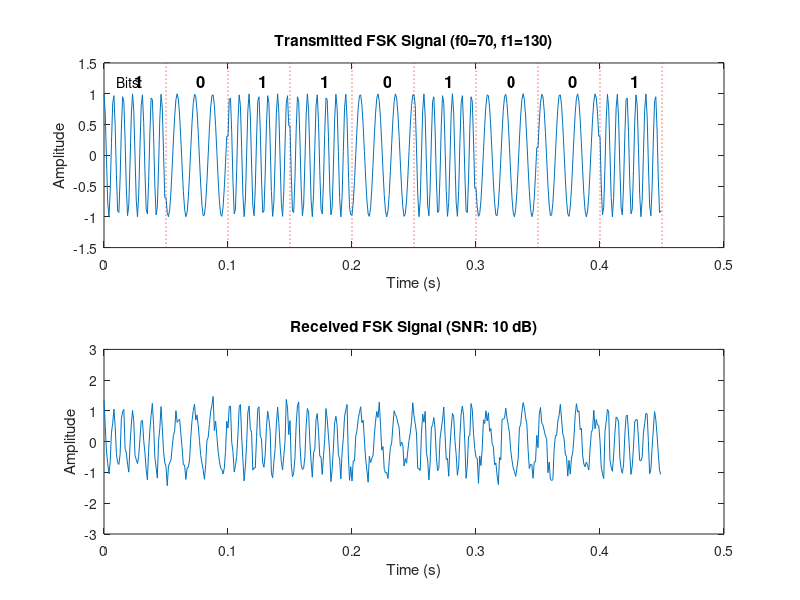

Reproduce this figure in MATLAB.
% lab20_ex_fsk.m
% This script is for Exercise 20.16: Frequency Shift Keying (FSK)
% It demonstrates the core concept of FSK by changing the
% *rate of phase change* to encode bits.

clear all; close all;

% =====================================================================
% 1. Parameters
% =====================================================================
fprintf('Setting up FSK parameters...\n');

bits_in = [1, 0, 1, 1, 0, 1, 0, 0, 1]; % Bitstream to transmit
K = 50; % Samples per symbol (per bit)
fs = 1000; % Sampling frequency (Hz)

f_carrier = 100; % A central carrier frequency (Hz)
f_dev = 30;      % Frequency deviation (Hz)

% Define the two frequencies for '0' and '1'
f0 = f_carrier - f_dev; % Frequency for bit '0'
f1 = f_carrier + f_dev; % Frequency for bit '1'

fprintf('Bitstream: %s\n', num2str(bits_in));
fprintf('Samples per bit (K): %d\n', K);
fprintf('Frequency for 0: %.0f Hz\n', f0);
fprintf('Frequency for 1: %.0f Hz\n', f1);

% =====================================================================
% 2. FSK Modulator (Transmitter)
% =====================================================================
fprintf('Modulating...\n');

% Create the signal, one bit at a time
signal_out = [];
current_phase = 0; % We must maintain phase continuity

% Normalized angular frequencies
w0 = 2 * pi * f0 / fs;
w1 = 2 * pi * f1 / fs;

for bit = bits_in
    % Create time vector for this one symbol
    t = (0:K-1)';
    
    if bit == 0
        % Bit '0': Use frequency w0
        % Phase = w0*t + previous_phase
        symbol_phase = w0 * t + current_phase;
    else
        % Bit '1': Use frequency w1
        % Phase = w1*t + previous_phase
        symbol_phase = w1 * t + current_phase;
    end
    
    % Generate the cosine for this symbol
    symbol = cos(symbol_phase);
    
    % Add to our signal
    signal_out = [signal_out; symbol];
    
    % Store the *last* phase to ensure continuity
    current_phase = symbol_phase(end);
end

% --- Add noise (like in our other exercises) ---
SNR_dB = 10;
s_power = mean(abs(signal_out).^2);
noise_power = s_power / (10^(SNR_dB/10));
noise = sqrt(noise_power) * randn(size(signal_out));
signal_in = signal_out + noise;


% =====================================================================
% 3. FSK Demodulator (Receiver) - Simple (non-coherent)
% =====================================================================
% This is a simple (and not very robust) way to decode.
% We will use two bandpass filters, one centered at f0 and one at f1.
% Whichever filter has more energy, that's our bit.
fprintf('Demodulating...\n');

% Design filters
bp_0 = fir1(100, [f0-10, f0+10]/(fs/2), 'bandpass');
bp_1 = fir1(100, [f1-10, f1+10]/(fs/2), 'bandpass');

% Reshape received signal into a matrix (one symbol per column)
% We have to ignore the filter delay, so this is imperfect.
num_bits = length(bits_in);
signal_matrix = reshape(signal_in(1:num_bits*K), K, num_bits);

bits_out = [];
for i = 1:num_bits
    symbol = signal_matrix(:, i);
    
    % Filter the symbol with both filters
    energy_0 = sum(abs(filter(bp_0, 1, symbol)).^2);
    energy_1 = sum(abs(filter(bp_1, 1, symbol)).^2);
    
    % Make a decision
    if energy_1 > energy_0
        bits_out(i) = 1;
    else
        bits_out(i) = 0;
    end
end


% =====================================================================
% 4. Verification
% =====================================================================

% --- Plot modulated signal ---
figure;
subplot(2,1,1);
t_total = (0:length(signal_out)-1) / fs;
plot(t_total, signal_out);
hold on;
% Add bit boundaries
for i = 1:length(bits_in)
    plot([i*K/fs, i*K/fs], [-1.5 1.5], 'r:');
end
title(sprintf('Transmitted FSK Signal (f0=%.0f, f1=%.0f)', f0, f1));
xlabel('Time (s)'); ylabel('Amplitude');
ylim([-1.5 1.5]);
% Show the bits on the plot
text(0.01, 1.2, 'Bits:','FontSize',10);
for i = 1:length(bits_in)
    text((i*K - K/2)/fs, 1.2, num2str(bits_in(i)), 'Color', 'k', 'FontSize', 12, 'FontWeight', 'bold');
end

% --- Plot received (noisy) signal ---
subplot(2,1,2);
plot(t_total, signal_in);
title(sprintf('Received FSK Signal (SNR: %d dB)', SNR_dB));
xlabel('Time (s)'); ylabel('Amplitude');
ylim([-3 3]); % Zoom out to see noise


% --- Print results ---
fprintf('\n--- TRANSMISSION COMPLETE ---\n');
fprintf('Original Bits: %s\n', num2str(bits_in));
fprintf('Received Bits: %s\n', num2str(bits_out));
num_errors = sum(bits_in ~= bits_out);
fprintf('Bit Errors: %d / %d\n', num_errors, num_bits);

fprintf('All exercises complete. Good work!\n');